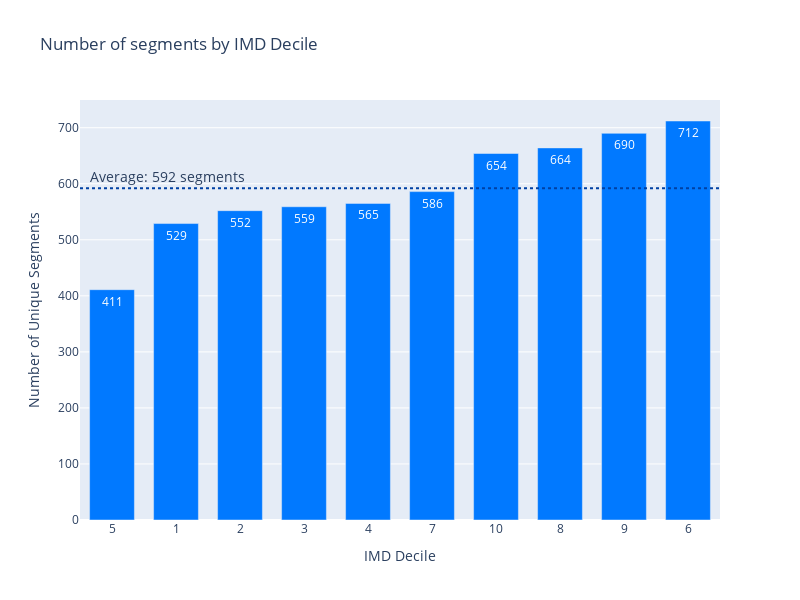

Source (notebook cell):
### Code cell
# Group by imd and count the number of unique segments in each group
result = df.groupby("imd_decile")["segment_id"].nunique().reset_index()

# Calculate the average count
average_count = result["segment_id"].mean()

# Create the same plot using Plotly
fig = px.bar(
    result, 
    x="imd_decile", y="segment_id", 
    text="segment_id", 
    title="Number of segments by IMD Decile",
    width=800, height=600,
)

fig.update_traces(marker_color=litterati_color, width=0.7)
fig.add_hline(
    y=average_count, 
    line_dash="dot", line_color=litterati_colors[9], line_width=2, 
    annotation_text= f'  Average: {average_count:.0f} segments',
    annotation_position="top left", annotation_font_size=14,
)
fig.update_xaxes(categoryorder="total ascending", title="IMD Decile")
fig.update_yaxes(title="Number of Unique Segments")

fig.show()

### Figure 1 — Plotly figure (JSON) as saved in the notebook; plotly's stock layout.template omitted (floating-point values rounded to 4 significant figures)
{"data": [{"alignmentgroup": "True", "hovertemplate": "imd_decile=%{x}<br>segment_id=%{text}<extra></extra>", "legendgroup": "", "marker": {"color": "#0179ff", "pattern": {"shape": ""}}, "name": "", "offsetgroup": "", "orientation": "v", "showlegend": false, "text": [529, 654, 552, 559, 565, 411, 712, 586, 664, 690], "textposition": "auto", "type": "bar", "width": 0.7, "x": ["1", "10", "2", "3", "4", "5", "6", "7", "8", "9"], "xaxis": "x", "y": [529, 654, 552, 559, 565, 411, 712, 586, 664, 690], "yaxis": "y"}], "layout": {"annotations": [{"font": {"size": 14}, "showarrow": false, "text": "  Average: 592 segments", "x": 0, "xanchor": "left", "xref": "x domain", "y": 592.2, "yanchor": "bottom", "yref": "y"}], "barmode": "relative", "height": 600, "legend": {"tracegroupgap": 0}, "shapes": [{"line": {"color": "#0040a3", "dash": "dot", "width": 2}, "type": "line", "x0": 0, "x1": 1, "xref": "x domain", "y0": 592.2, "y1": 592.2, "yref": "y"}], "title": {"text": "Number of segments by IMD Decile"}, "width": 800, "xaxis": {"anchor": "y", "autorange": true, "categoryorder": "total ascending", "domain": [0, 1], "range": [-0.5, 9.5], "title": {"text": "IMD Decile"}, "type": "category"}, "yaxis": {"anchor": "x", "autorange": true, "domain": [0, 1], "range": [0, 749.5], "title": {"text": "Number of Unique Segments"}, "type": "linear"}}}
